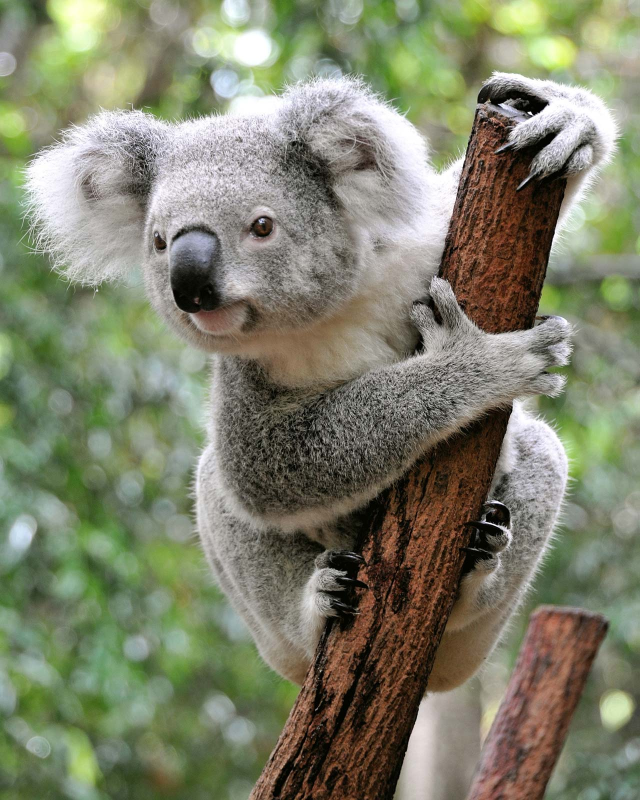
#> input picture pusanit-master/pusanit-master/Google-Image-Scraper/Koala.jpg, 1279 x 1600 px, found by its file name (shown at 1/2 size)
$ jupyter execute opencv.ipynb
#> lines starting #> are read from the running program, lines starting #| are printed output that depends on the picture
### Open CV

[cell 1]
import cv2
import numpy as np

filename = '.\\koala.jpg'

#src = cv2.imread(filename,cv2.IMREAD_GRAYSCALE) #그레이 스케일로 변환
# cv2.IMREAD_UNCHANGED : 이미지파일을 alpha channel까지 포함하여 읽어 들임
src = cv2.imread(filename,cv2.IMREAD_UNCHANGED) #Color로 변환
#> src is the input picture: shape (1600, 1279, 3); mean B, G, R 106.9, 129.3, 126.6

[cell 2]
src.shape
#> Out = (1600, 1279, 3)

### https://opencv-python.readthedocs.io/en/latest/doc/01.imageStart/imageStart.html

[cell 3]
src = cv2.resize(src , (int(src.shape[1]/5),int(src.shape[0]/5)))
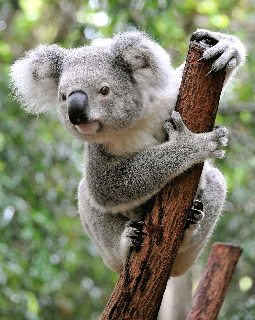
#> src: shape (320, 255, 3); mean B, G, R 106.9, 129.3, 126.6
#이미지의 크기가 워낙 크기 때문에 5분의1로 줄여서 확인
#cv2.imshow('gray',src)
cv2.imshow('image',src)

[cell 4]
k = cv2.waitKey(0)
#> (key Esc is pressed here)
